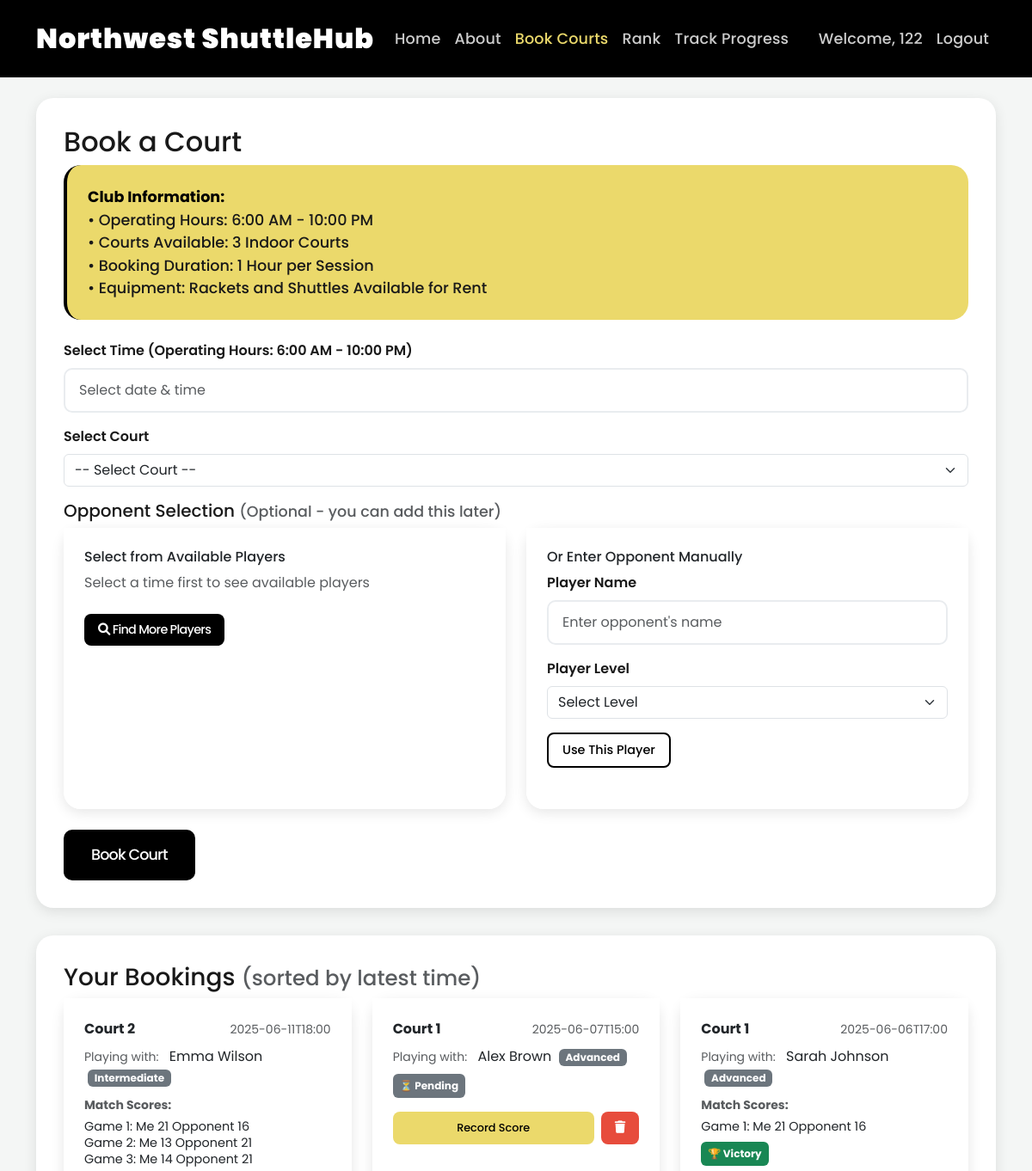
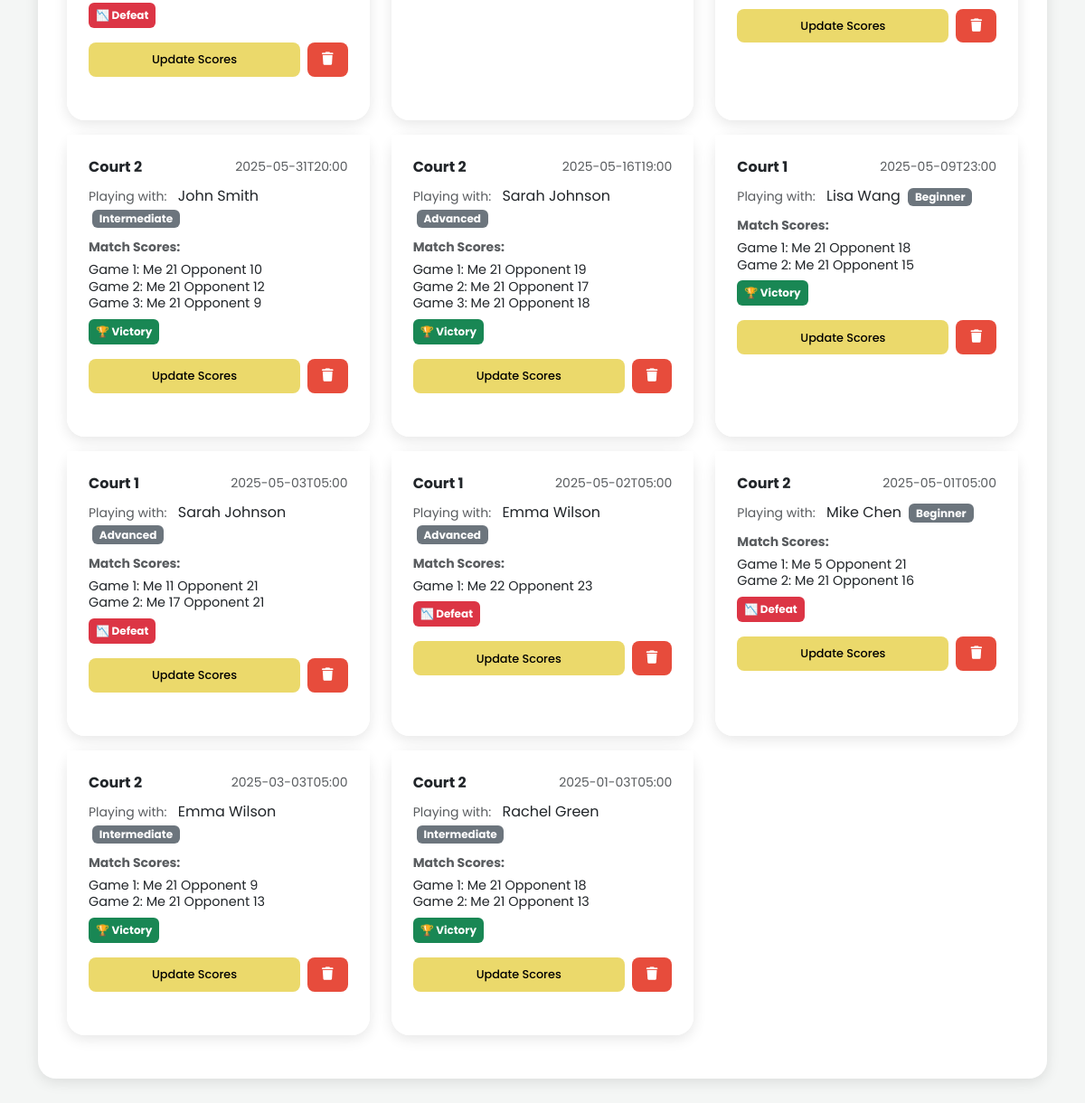
The page /book-courts (signed in) on the database its author committed (2 pictures, top to bottom).
### tables this page shows
CREATE TABLE users (
                id INTEGER PRIMARY KEY AUTOINCREMENT,
                username TEXT UNIQUE NOT NULL,
                email TEXT UNIQUE NOT NULL,
                password_hash TEXT NOT NULL,
                level TEXT NOT NULL,
                created_at TIMESTAMP DEFAULT CURRENT_TIMESTAMP
            );

CREATE TABLE bookings (
                id INTEGER PRIMARY KEY AUTOINCREMENT,
                court TEXT NOT NULL,
                time TEXT NOT NULL,
                result TEXT DEFAULT ''
            , matched_player TEXT, matched_player_level TEXT, user_id INTEGER REFERENCES users(id), scores TEXT);

### app.py (the view, shortened to what this page needs)
@app.route('/book-courts', methods=['GET', 'POST'])
def book_courts():
    db = get_db()
    now = datetime.now().strftime("%Y-%m-%dT%H:%M")
    bookings = db.execute('SELECT * FROM bookings ORDER BY datetime(time) DESC').fetchall()
    return render_template('book_courts.html', bookings=bookings, now=now)

### app.py (called while the page is built)
def get_db():
    db = getattr(g, '_database', None)
    if db is None:
        db = g._database = sqlite3.connect(DATABASE)
        db.row_factory = sqlite3.Row  # 让结果支持 dict-like 访问
    return db

@app.teardown_appcontext
def close_connection(exception):
    db = getattr(g, '_database', None)
    if db:
        db.close()

@app.before_request
def load_logged_in_user():
    user_id = session.get('user_id')
    if user_id is None:
        g.user = None
    else:
        g.user = get_db().execute(
            'SELECT * FROM users WHERE id = ?', (user_id,)
        ).fetchone()

### templates/book_courts.html (shortened to what this page needs)
<!DOCTYPE html>
<html lang="en">
<head>
    <link href="https://cdn.jsdelivr.net/npm/bootstrap@5.3.0/dist/css/bootstrap.min.css" rel="stylesheet">
    <link href="https://cdn.jsdelivr.net/npm/flatpickr/dist/flatpickr.min.css" rel="stylesheet"/>
    <link rel="stylesheet" href="https://cdnjs.cloudflare.com/ajax/libs/font-awesome/6.0.0/css/all.min.css">
</head>
<body>
    <nav class="navbar navbar-expand-lg navbar-dark">
        <div class="container">
            <a class="navbar-brand" href="{{ url_for('home') }}">Northwest ShuttleHub</a>
            <div class="collapse navbar-collapse" id="navbarNav">
                <ul class="navbar-nav me-auto">
                    <li class="nav-item">
                        <a class="nav-link" href="{{ url_for('home') }}">Home</a>
                    </li>
                    <li class="nav-item">
                        <a class="nav-link" href="{{ url_for('about') }}">About</a>
                    </li>
                    <li class="nav-item">
                        <a class="nav-link active" href="{{ url_for('book_courts') }}">Book Courts</a>
                    </li>
                    <li class="nav-item">
                        <a class="nav-link" href="{{ url_for('rank') }}">Rank</a>
                    </li>
                    <li class="nav-item">
                        <a class="nav-link" href="{{ url_for('track_progress') }}">Track Progress</a>
                    </li>
                </ul>
                <ul class="navbar-nav">
                    {% if g.user %}
                    <li class="nav-item">
                        <span class="nav-link">Welcome, {{ g.user['username'] }}</span>
                    </li>
                    <li class="nav-item">
                        <a class="nav-link" href="{{ url_for('logout') }}">Logout</a>
                    </li>
                    {% endif %}
                </ul>
            </div>
        </div>
    </nav>
    <div class="container mt-4">
        <div class="row">
            <div class="col-lg-12">
                <div class="booking-container">
                    <h2>Book a Court</h2>
                    <div class="club-info">
                        <strong>Club Information:</strong><br>
                        • Operating Hours: 6:00 AM - 10:00 PM<br>
                        • Courts Available: 3 Indoor Courts<br>
                        • Booking Duration: 1 Hour per Session<br>
                        • Equipment: Rackets and Shuttles Available for Rent
                    </div>
                    <form method="POST">
                        <div class="mb-3">
                            <label for="time" class="form-label">Select Time (Operating Hours: 6:00 AM - 10:00 PM)</label>
                            <input type="text" id="timePicker" class="form-control" placeholder="Select date & time" required>
                        </div>
                        <div class="mb-3">
                            <label for="court" class="form-label">Select Court</label>
                            <select id="court" name="court" class="form-select" required>
                                <option value="">-- Select Court --</option>
                            </select>
                        </div>
                        <div class="mb-4" id="playerSelectionSection">
                            <h5>Opponent Selection <small class="text-muted">(Optional - you can add this later)</small></h5>
                            <div class="row">
                                <div class="col-md-6">
                                    <div class="card h-100">
                                        <div class="card-body">
                                            <h6 class="card-title">Select from Available Players</h6>
                                            <div id="availablePlayersContainer">
                                                <p class="text-muted">Select a time first to see available players</p>
                                            </div>
                                            <button type="button" class="btn btn-primary btn-sm mt-2" onclick="openPlayerFinderModal()">
                                                <i class="fas fa-search"></i> Find More Players
                                            </button>
                                        </div>
                                    </div>
                                </div>
                                <div class="col-md-6">
                                    <div class="card h-100">
                                        <div class="card-body">
                                            <h6 class="card-title">Or Enter Opponent Manually</h6>
                                            <div class="mb-3">
                                                <label for="manualPlayerName" class="form-label">Player Name</label>
                                                <input type="text" id="manualPlayerName" class="form-control" placeholder="Enter opponent's name">
                                            </div>
                                            <div class="mb-3">
                                                <label for="manualPlayerLevel" class="form-label">Player Level</label>
                                                <select id="manualPlayerLevel" class="form-select">
                                                    <option value="">Select Level</option>
                                                </select>
                                            </div>
                                            <button type="button" class="btn btn-outline-primary btn-sm" onclick="setManualPlayer()">
                                                Use This Player
                                            </button>
                                        </div>
                                    </div>
                                </div>
                            </div>
                        </div>
                        <button type="submit" class="btn btn-primary">Book Court</button>
                    </form>
                </div>
                <div class="booking-container">
                    <h3>Your Bookings <small class="text-muted">(sorted by latest time)</small></h3>
                    <div class="row">
                        {% for booking in bookings %}
                            <div class="col-md-6 col-lg-4 mb-3">
                                <div class="card h-100">
                                    <div class="card-body">
                                        <div class="d-flex justify-content-between align-items-center mb-2">
                                            <strong>{{ booking.court }}</strong>
                                            <span class="text-muted small">{{ booking.time }}</span>
                                        </div>
                                        {% if booking.matched_player %}
                                        <div class="matched-player-info mb-2">
                                            <small class="text-muted">Playing with:</small>
                                            <span class="ms-2">{{ booking.matched_player }}</span>
                                            {% if booking.matched_player_level %}
                                                <span class="badge bg-secondary ms-1">{{ booking.matched_player_level }}</span>
                                            {% endif %}
                                        </div>
                                        {% else %}
                                        <div class="mb-2">
                                            <small class="text-muted">
                                                <i class="fas fa-user-plus"></i> No opponent selected yet
                                            </small>
                                        </div>
                                        {% endif %}
                                        {% if booking.scores %}
                                        <div class="mb-2">
                                            <small class="text-muted"><strong>Match Scores:</strong></small>
                                            <div class="scores-display mt-1" style="font-size: 0.9rem; line-height: 1.3;">
                                                {{ booking.scores | safe }}
                                            </div>
                                        </div>
                                        {% endif %}
                                        <div class="d-flex justify-content-between align-items-center mb-3">
                                            <span class="badge {% if booking.result == 'win' %}bg-success{% elif booking.result == 'loss' %}bg-danger{% else %}bg-secondary{% endif %} p-2">
                                                {% if booking.result == 'win' %}
                                                    🏆 Victory
                                                {% elif booking.result == 'loss' %}
                                                    📉 Defeat
                                                {% else %}
                                                    ⏳ Pending
                                                {% endif %}
                                            </span>
                                        </div>
                                        <div class="d-flex justify-content-between gap-2">
                                            <button class="btn btn-info btn-sm btn-score flex-fill" onclick="openScoreModal('{{ booking.id }}')">
                                                {% if booking.scores %}Update Scores{% else %}Record Score{% endif %}
                                            </button>
                                            <button class="btn btn-danger btn-sm" onclick="confirmDelete('{{ booking.id }}', '{{ booking.court }}', '{{ booking.time }}')" title="Delete Booking">
                                                <i class="fas fa-trash"></i>
                                            </button>
                                        </div>
                                    </div>
                                </div>
                            </div>
                        {% else %}
                            <div class="col-12">
                                <p class="text-muted">No bookings yet.</p>
                            </div>
                        {% endfor %}
                    </div>
                </div>
            </div>
        </div>
    </div>
</body>
</html>

### templates/book_courts.html (style rules this page uses)
:root { --primary-color: #EBD96B; --secondary-color: #000000; --light-bg: #FFFFFF; --dark-text: #191919; --gray-text: #7F7F7F; --light-gray: #F4F6F5; }
body { font-family: 'Poppins', sans-serif; background-color: var(--light-gray); color: var(--dark-text); }
.navbar { background-color: var(--secondary-color); padding: 1rem 0; }
.navbar-brand { color: var(--light-bg) !important; font-size: 2rem; font-weight: 900; letter-spacing: 0.03em; }
.nav-link { color: rgba(255, 255, 255, 0.8) !important; transition: color 0.3s ease; font-weight: 500; font-size: 1.1rem; letter-spacing: 0.01em; }
.nav-link.active { color: var(--primary-color) !important; }
.booking-container { background: var(--light-bg); padding: 2rem; border-radius: 20px; box-shadow: 0 4px 15px rgba(0,0,0,0.1); margin-bottom: 2rem; }
.btn-primary { background-color: var(--secondary-color); border: none; padding: 1rem 2rem; border-radius: 10px; font-weight: 500; font-size: 1.1rem; letter-spacing: -0.05em; color: var(--light-bg); }
.btn-danger { background-color: #e74c3c; border: none; padding: 0.75rem 1.25rem; border-radius: 10px; font-weight: 500; font-size: 0.95rem; color: var(--light-bg); }
.btn-info { background-color: var(--primary-color); border: none; padding: 0.75rem 1.25rem; border-radius: 10px; font-weight: 500; font-size: 0.95rem; color: var(--secondary-color); }
.btn-outline-primary { color: var(--secondary-color); border-color: var(--secondary-color); border-width: 2px; padding: 0.75rem 1.25rem; border-radius: 10px; font-weight: 500; font-size: 0.95rem; }
.btn-sm { padding: 0.5rem 1rem; font-size: 0.9rem; border-radius: 8px; }
.btn-score { font-size: 0.8rem; }
.club-info { font-family: 'Poppins', sans-serif; font-size: 1.1rem; font-weight: 500; color: var(--dark-text); margin-bottom: 1.5rem; padding: 1.5rem; background-color: var(--primary-color); border-radius: 20px; border-left: 4px solid var(--secondary-color); }
.club-info strong { font-weight: 700; color: var(--secondary-color); }
.form-control { border-radius: 10px; border: 2px solid #e9ecef; font-family: 'Poppins', sans-serif; font-weight: 400; font-size: 1rem; padding: 0.75rem 1rem; }
.form-label { font-weight: 600; color: var(--dark-text); margin-bottom: 0.5rem; }
.card { border: none; border-radius: 20px; box-shadow: 0 4px 15px rgba(0,0,0,0.1); margin-bottom: 1.5rem; }
.card-body { padding: 1.5rem; background-color: var(--light-bg); border-radius: 0 0 20px 20px; }

### rows shown on the page
users: user.username "122"
bookings: court "Court 2", time "2025-06-11T18:00", matched_player "Emma Wilson", matched_player_level "Intermediate", scores "Game 1: Me 21 Opponent 16 Game 2: Me 13 Opponent 21 Game 3: Me 14 Opponent 21", result "📉 Defeat", shows "Update Scores"
bookings: court "Court 1", time "2025-06-07T15:00", matched_player "Alex Brown", matched_player_level "Advanced", result "⏳ Pending", scores "Record Score"
bookings: court "Court 1", time "2025-06-06T17:00", matched_player "Sarah Johnson", matched_player_level "Advanced", scores "Game 1: Me 21 Opponent 16", result "🏆 Victory", shows "Update Scores"
bookings: court "Court 2", time "2025-05-31T20:00", matched_player "John Smith", matched_player_level "Intermediate", scores "Game 1: Me 21 Opponent 10 Game 2: Me 21 Opponent 12 Game 3: Me 21 Opponent 9", result "🏆 Victory", shows "Update Scores"
bookings: court "Court 2", time "2025-05-16T19:00", matched_player "Sarah Johnson", matched_player_level "Advanced", scores "Game 1: Me 21 Opponent 19 Game 2: Me 21 Opponent 17 Game 3: Me 21 Opponent 18", result "🏆 Victory", shows "Update Scores"
bookings: court "Court 1", time "2025-05-09T23:00", matched_player "Lisa Wang", matched_player_level "Beginner", scores "Game 1: Me 21 Opponent 18 Game 2: Me 21 Opponent 15", result "🏆 Victory", shows "Update Scores"
bookings: court "Court 1", time "2025-05-03T05:00", matched_player "Sarah Johnson", matched_player_level "Advanced", scores "Game 1: Me 11 Opponent 21 Game 2: Me 17 Opponent 21", result "📉 Defeat", shows "Update Scores"
bookings: court "Court 1", time "2025-05-02T05:00", matched_player "Emma Wilson", matched_player_level "Advanced", scores "Game 1: Me 22 Opponent 23", result "📉 Defeat", shows "Update Scores"
bookings: court "Court 2", time "2025-05-01T05:00", matched_player "Mike Chen", matched_player_level "Beginner", scores "Game 1: Me 5 Opponent 21 Game 2: Me 21 Opponent 16", result "📉 Defeat", shows "Update Scores"
bookings: court "Court 2", time "2025-03-03T05:00", matched_player "Emma Wilson", matched_player_level "Intermediate", scores "Game 1: Me 21 Opponent 9 Game 2: Me 21 Opponent 13", result "🏆 Victory", shows "Update Scores"
bookings: court "Court 2", time "2025-01-03T05:00", matched_player "Rachel Green", matched_player_level "Intermediate", scores "Game 1: Me 21 Opponent 18 Game 2: Me 21 Opponent 13", result "🏆 Victory", shows "Update Scores"
